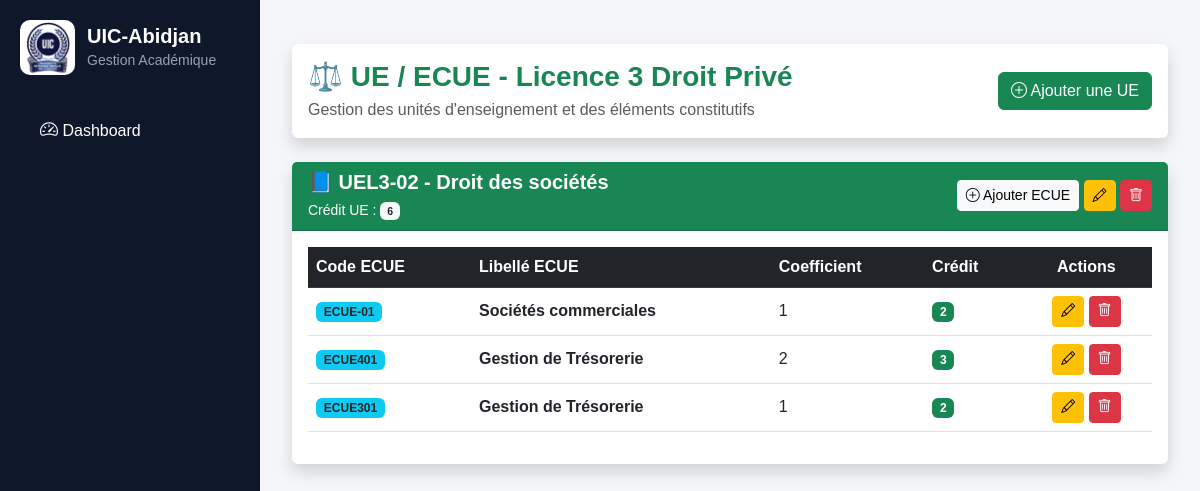
Page /lmd/l3/droit/ue/ on the earlier database version.
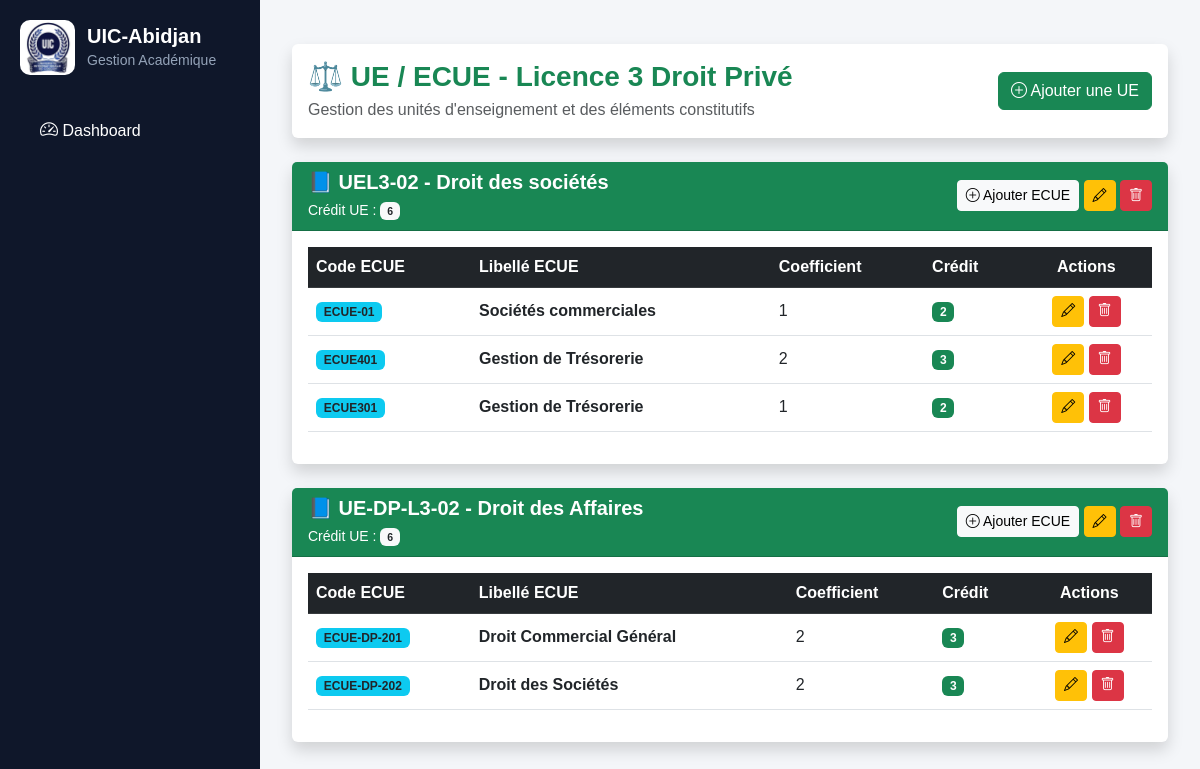
Same page on the later database version.
### lmd/models.py (models this page shows, shortened)
class UE(models.Model):
    code = models.CharField(max_length=20)
    libelle = models.CharField(max_length=200)
    credit = models.IntegerField()
    filiere = models.ForeignKey(
    "FiliereLMD",
    null=True,
    blank=True,
    on_delete=models.PROTECT,
    )
    grande_unite = models.ForeignKey(
    "GrandeUnite",
    on_delete=models.PROTECT,
    related_name="ues",
    null=True,
    blank=True
    )
    semestre = models.CharField(max_length=5)

class ECUE(models.Model):
    ue = models.ForeignKey(
        UE,
        on_delete=models.CASCADE,
        related_name='ecues'
    )
    code = models.CharField(max_length=20)
    libelle = models.CharField(max_length=200)
    coefficient = models.IntegerField(default=1)
    credit = models.IntegerField(default=1)

### lmd/views.py (the view)
# urls.py: path("l3/droit/ue/",views.l3_droit_ue,name="l3_droit_ue"),
def l3_droit_ue(request):
    filiere = get_object_or_404(
        FiliereLMD,
        libelle="Droit Privé"
    )
    ues = UE.objects.filter(
        filiere=filiere
    ).prefetch_related(
        "ecues"
    )
    return render(
        request,
        "lmd/l3/droit/ue.html",
        {
            "filiere": filiere,
            "ues": ues
        }
    )

### lmd/templates/lmd/l3/droit/ue.html (shortened to what the changed rows need)
{% extends "base.html" %}
{% block content %}
<div class="container-fluid mt-4">
    {% for ue in ues %}
    <div class="card shadow border-0 mb-4">
        <div class="card-header bg-success text-white">
            <div class="d-flex justify-content-between align-items-center">
                <div>
                    <h5 class="mb-1 fw-bold">
                        📘 {{ ue.code }} - {{ ue.libelle }}
                    </h5>
                    <small>
                        Crédit UE :
                        <span class="badge bg-light text-dark">
                            {{ ue.credit }}
                        </span>
                    </small>
                </div>
                <div>
                    <a href="{% url 'l3_droit_ecue_add' ue.id %}"
                       class="btn btn-light btn-sm">
                        <i class="bi bi-plus-circle"></i>
                        Ajouter ECUE
                    </a>
                    <a href="{% url 'l3_droit_ue_update' ue.id %}"
                       class="btn btn-warning btn-sm">
                        <i class="bi bi-pencil"></i>
                    </a>
                    <a href="{% url 'l3_droit_ue_delete' ue.id %}"
                       class="btn btn-danger btn-sm">
                        <i class="bi bi-trash"></i>
                    </a>
                </div>
            </div>
        </div>
        <div class="card-body">
            <div class="table-responsive">
                <table class="table table-hover align-middle">
                    <thead class="table-dark">
                        <tr>
                            <th>
                                Code ECUE
                            </th>
                            <th>
                                Libellé ECUE
                            </th>
                            <th>
                                Coefficient
                            </th>
                            <th>
                                Crédit
                            </th>
                            <th class="text-center">
                                Actions
                            </th>
                        </tr>
                    </thead>
                    <tbody>
                    {% for ecue in ue.ecues.all %}
                    <tr>
                        <td>
                            <span class="badge bg-info text-dark">
                                {{ ecue.code }}
                            </span>
                        </td>
                        <td class="fw-semibold">
                            {{ ecue.libelle }}
                        </td>
                        <td>
                            {{ ecue.coefficient }}
                        </td>
                        <td>
                            <span class="badge bg-success">
                                {{ ecue.credit }}
                            </span>
                        </td>
                        <td class="text-center">
                            <a href="{% url 'l3_droit_ecue_update' ecue.id %}"
                               class="btn btn-warning btn-sm">
                                <i class="bi bi-pencil"></i>
                            </a>
                            <a href="{% url 'l3_droit_ecue_delete' ecue.id %}"
                               class="btn btn-danger btn-sm">
                                <i class="bi bi-trash"></i>
                            </a>
                        </td>
                    </tr>
                    {% endfor %}
                    </tbody>
                </table>
            </div>
        </div>
    </div>
    {% endfor %}
</div>
{% endblock %}

Differences in the rows shown:
added UE: code "UE-DP-L3-02", libelle "Droit des Affaires", credit "6"
added ECUE: code "ECUE-DP-201", libelle "Droit Commercial Général", coefficient "2", credit "3", shown under "UE-DP-L3-02"
added ECUE: code "ECUE-DP-202", libelle "Droit des Sociétés", coefficient "2", credit "3", shown under "UE-DP-L3-02"
